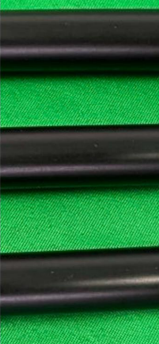
#> input picture datafornichi/pipe3.png, 159 x 344 px
$ python tienxuly.py   (older library calls are emulated)
#> lines starting #> are read from the running program, lines starting #| are printed output that depends on the picture; after the words box and inside, x2 and y2 are one past the last pixel; in counts of white or black regions, pixels touching at a corner belong together; long printed decimals are rounded
#> further down, sr0 is the input picture: shape (344, 159, 3); mean B, G, R 51.5, 98.5, 33.3
import os
import cv2
import numpy as np
import math
import time

import matplotlib.pyplot as plt

def group_points_by_y(points, y_threshold=20):
    groups = []
    current_group = []
    # Sắp xếp các điểm theo tọa độ y
    sorted_points = sorted(points, key=lambda x: x[1])
    for i in range(len(sorted_points) - 1):
        current_point = sorted_points[i]
        next_point = sorted_points[i + 1]
        current_group.append(current_point)
        # Kiểm tra nếu điểm tiếp theo cách quá xa tọa độ y của điểm hiện tại
        if abs(next_point[1] - current_point[1]) > y_threshold:
            groups.append(current_group)
            current_group = []
    # Thêm điểm cuối cùng vào nhóm cuối cùng
    current_group.append(sorted_points[-1])
    groups.append(current_group)
    return groups


def get_gradient_sobel(image):
    blurred = cv2.pyrMeanShiftFiltering(image,60, 60)
    kernel = np.ones((5, 5), np.uint8)
    dilated_image = cv2.dilate(blurred, kernel, iterations=1)
    gray = cv2.cvtColor(dilated_image, cv2.COLOR_BGR2GRAY)


    _, edges_src = cv2.threshold(gray, 110, 200, cv2.THRESH_BINARY_INV)
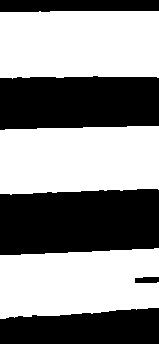
#> edges_src: shape (344, 159); values 0 (black) and 200 (white), 55.4% white; 5 black regions, box (x1, y1, x2, y2) and area: (0, 189, 159, 255) 9592, (0, 76, 159, 130) 8012, (0, 308, 159, 344) 4865, (0, 0, 159, 12) 1797, (135, 277, 159, 283) 134
    edges = cv2.Canny(edges_src, 80, 160)
#> edges: shape (344, 159); 1.8% white in thin lines or dots, all inside (x1, y1, x2, y2) = (0, 10, 159, 319)

    contours, hierarchy_src = cv2.findContours(edges_src, cv2.RETR_TREE, cv2.CHAIN_APPROX_NONE)
#> contours = 3 contours; box (x1, y1, x2, y2) and area: (0, 11, 159, 79) 10252, (0, 126, 159, 195) 9954, (0, 248, 159, 319) 9400
    mask = np.zeros_like(edges_src, dtype=np.uint8)
    for cons in contours:
        area = cv2.contourArea(cons)
        if area > 1000:
            print(area)
            cv2.drawContours(mask, [cons], -1, (255), thickness=1)
#> this loop made 3 passes
#> area on passes 1 to 3: 9399.5, 9954, 10252.5
#| 9399.5
#| 9954.0
#| 10252.5
#> mask: shape (344, 159); 2.5% white in thin lines or dots, all inside (x1, y1, x2, y2) = (0, 11, 159, 319)
    # sobel
    sobel_x = cv2.Sobel(edges_src, cv2.CV_64F, 1, 0, ksize=3)
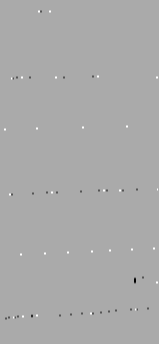
#> sobel_x: shape (344, 159) float64; min -800, max 400, mean -0.2; drawn with min black and max white
    sobel_y = cv2.Sobel(edges_src, cv2.CV_64F, 0, 1, ksize=3)
    direc_angle = np.degrees(np.arctan2(sobel_y, sobel_x))
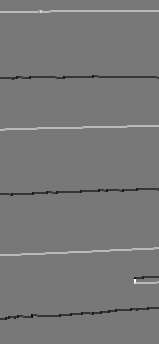
#> direc_angle: shape (344, 159) float64; min -161.6, max 180, mean -0.2; drawn with min black and max white

    gradient_angle = np.zeros_like(direc_angle, dtype=np.uint8)
    gradient_angle_flip = np.zeros_like(direc_angle, dtype=np.uint8)
    gradient_angle[direc_angle == -90] = 255
    gradient_angle_flip[direc_angle == 90] = 255


    # #   end với cạnh trên và cạnh dưới để bỏ ruột
    gradient_angle = cv2.bitwise_and(gradient_angle, mask)
#> gradient_angle: shape (344, 159); 0.76% white in thin lines or dots, all inside (x1, y1, x2, y2) = (0, 75, 159, 319)
    gradient_angle_flip = cv2.bitwise_and(gradient_angle_flip, mask)
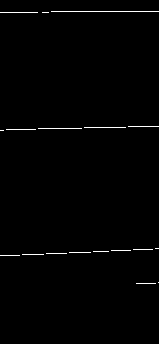
#> gradient_angle_flip: shape (344, 159); 0.86% white in thin lines or dots, all inside (x1, y1, x2, y2) = (0, 11, 159, 284)

    data_bottom = np.where(gradient_angle != 0)
#> data_bottom = 418 positions, rows 75 to 318, columns 0 to 158
    point_bottom = np.column_stack((data_bottom[1], data_bottom[0]))
#> point_bottom = 418 pairs, first value 0 to 158, second value 75 to 318
    data_top = np.where(gradient_angle_flip != 0)
#> data_top = 470 positions, rows 11 to 283, columns 0 to 158
    point_top = np.column_stack((data_top[1], data_top[0]))
#> point_top = 470 pairs, first value 0 to 158, second value 11 to 283

    lines_top = cv2.HoughLinesP(gradient_angle, 1, np.pi / 180, threshold=30, minLineLength=20, maxLineGap=20)
#> lines_top = [[0, 193, 158, 188], [18, 76, 155, 76], [0, 318, 158, 307]]
    lines_bot = cv2.HoughLinesP(gradient_angle_flip, 1, np.pi / 180, threshold=30, minLineLength=20, maxLineGap=20)
#> lines_bot = [[6, 129, 158, 126], [51, 11, 158, 11], [9, 255, 158, 248], [0, 12, 48, 12]]
    try:
        for line in lines_top:
            x1, y1, x2, y2 = line[0]
            cv2.line(image, (x1, y1), (x2, y2), (0, 0, 255), 1, cv2.LINE_AA)
#> this loop made 3 passes
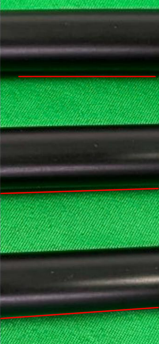
#> image: shape (344, 159, 3); mean B, G, R 51.3, 97.8, 36.2
            # print(x1, y1, x2, y2)
        for line in lines_bot:
            x1, y1, x2, y2 = line[0]
            cv2.line(image, (x1, y1), (x2, y2), (0, 255, 255), 1, cv2.LINE_AA)
#> this loop made 4 passes
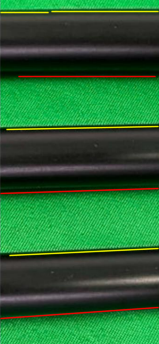
#> image: shape (344, 159, 3); 2.52% of pixels changed, all inside (x1, y1, x2, y2) = (0, 10, 159, 257)
            # print(x1, y1, x2, y2)
    except:
        print("noline")
    cv2.imshow('4',gray)
    cv2.imshow('1', image)
    cv2.imshow('edges', mask)
    return edges,  point_top , point_bottom


def fit_pca(data, src):
    data = np.float32(data)
    mean, eigenvectors = cv2.PCACompute(data, mean=None)
    mean_point = (int(round(mean[0][0])), int(round(mean[0][1])))
    cv2.circle(src, mean_point, 3, (0, 0, 255), -1)
    scale = 100
    vector1_end = (int(mean_point[0] + eigenvectors[0][0] * scale), int(mean_point[1] + eigenvectors[0][1] * scale))
    cv2.arrowedLine(src, mean_point, vector1_end, (0, 255,255), 1,cv2.LINE_AA)
    # Find min and max values along the direction of vector1_end
    min_val = np.min(np.dot(data - mean, eigenvectors.T))
    max_val = np.max(np.dot(data - mean, eigenvectors.T))
    # Draw a line covering the entire range of data along vector1_end
    line_start = (int(mean_point[0] + eigenvectors[0][0] * min_val), int(mean_point[1] + eigenvectors[0][1] * min_val))
    line_end = (int(mean_point[0] + eigenvectors[0][0] * max_val), int(mean_point[1] + eigenvectors[0][1] * max_val))
    cv2.line(src, line_start, line_end, (255,255, 0), 1,cv2.LINE_AA)
    cv2.imwrite('resutl.png',src)
    cv2.imshow('3333333333333', src)
    return vector1_end,min_val,max_val


# Đọc ảnh và tiền xử lý source
sr0 = cv2.imread("datafornichi/pipe3.png")
# sr0 = cv2.pyrDown(sr0)
# sr0 = cv2.pyrDown(sr0)
edges, TopLine, Botline = get_gradient_sobel(sr0)
#> TopLine has the same summary as point_top in get_gradient_sobel; Botline has the same summary as point_bottom in get_gradient_sobel

group_top= group_points_by_y(TopLine)
#> in group_points_by_y, `sorted_points = sorted(points, key=lambda x: x[1])`: sorted_points has the same summary as point_top in get_gradient_sobel
#> the loop in group_points_by_y, `for i in range(len(sorted_points) - 1):` made 469 passes
#> (current_point, next_point) on passes 1 to 3: ([51, 11], [52, 11]), ([52, 11], [53, 11]), ([53, 11], [54, 11])
#> after the loop in group_points_by_y, `for i in range(len(sorted_points) - 1):`: groups = 3 items
#> group_top = 4 items
group_bot = group_points_by_y(Botline)
#> the loop in group_points_by_y (call 2), `for i in range(len(sorted_points) - 1):` made 417 passes
#> (current_point, next_point) on passes 1 to 3: ([94, 75], [95, 75]), ([95, 75], [96, 75]), ([96, 75], [18, 76])
#> group_bot = 4 items
# [12 lines of commented-out code are left out]

for ib,gb in enumerate(group_bot):
            vector_top,xmin_top, xmax_top=fit_pca(gb,sr0)
            print(f'xmin_top: {xmin_top}')
            print(f'xmax_top: {xmax_top}')
            print(f'độ phân giải ảnh là: {edges.shape[::]}')
#> this loop made 4 passes
#> (mean in fit_pca, eigenvectors in fit_pca, mean_point in fit_pca, min_val in fit_pca, max_val in fit_pca, line_start in fit_pca, line_end in fit_pca, vector_top) on passes 1 to 4: ([[81.35, 76.18]], [[1, -0.0053], [0.0053, 1]], (81, 76), -81.36, 76.64, (0, 76), (157, 75), (180, 75)), ([[79.78, 190.5]], [[0.999, -0.0366], [0.0366, 0.999]], (80, 191), -79.82, 78.26, (0, 193), (158, 188), (179, 187)), ([[147.4, 276.3]], [[0.998, -0.0554], [0.0554, 0.998]], (147, 276), -11.45, 10.57, (135, 276), (157, 275), (246, 270)), ([[81.49, 312.3]], [[0.998, -0.0691], [0.0691, 0.998]], (81, 312), -81.69, 76.69, (0, 317), (157, 306), (180, 305))
#| xmin_top: -81.358
#| xmax_top: 76.640
#| độ phân giải ảnh là: (344, 159)
#| xmin_top: -79.819
#| xmax_top: 78.259
#| độ phân giải ảnh là: (344, 159)
#| xmin_top: -11.451
#| xmax_top: 10.571
#| độ phân giải ảnh là: (344, 159)
#| xmin_top: -81.689
#> (further printed lines are left out)
#> pass 2, in fit_pca (call 2), `cv2.imwrite('resutl.png',src)`:
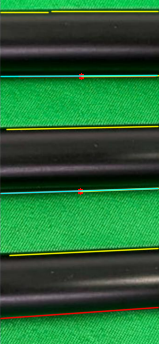
#> saved as resutl.png: shape (344, 159, 3); mean B, G, R 53.2, 102.5, 38.2

cv2.waitKey(0)
cv2.destroyAllWindows()
